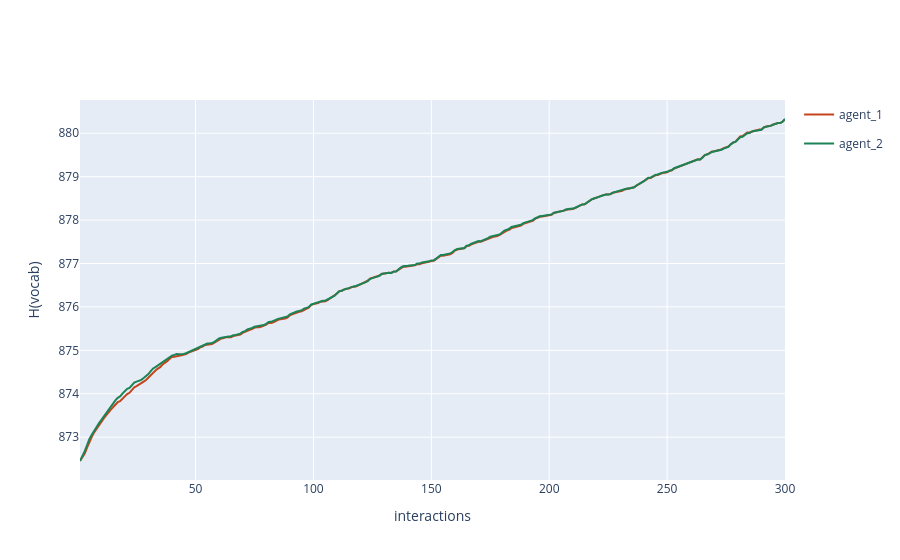

Notebook source saved alongside this figure:
### Code cell
fig = multi_agent_update_plot_from_df(
    H_dif,
    time_col='interaction_no',
    dif_col='delta'
)

fig.update_layout(
    # title='Dyadic interaction in a random environment',
    yaxis_title='H(vocab)',
    xaxis_title='interactions'
)
fig.show()

### Figure 1 — Plotly figure (JSON) as saved in the notebook; plotly's stock layout.template omitted (floating-point values rounded to 4 significant figures; data arrays with more than 128 entries replaced by an {"elided": "..."} marker saying what was removed)
{"data": [{"legendgroup": "agent_1", "line": {"color": "#C4451C"}, "mode": "lines", "name": "agent_1", "showlegend": true, "x": {"elided": "300 int values"}, "y": {"elided": "300 float values"}, "type": "scatter"}, {"legendgroup": "agent_2", "line": {"color": "#1C8356"}, "mode": "lines", "name": "agent_2", "showlegend": true, "x": {"elided": "300 int values"}, "y": {"elided": "300 float values"}, "type": "scatter"}], "layout": {"yaxis": {"title": {"text": "H(vocab)"}}, "xaxis": {"title": {"text": "interactions"}}}}
